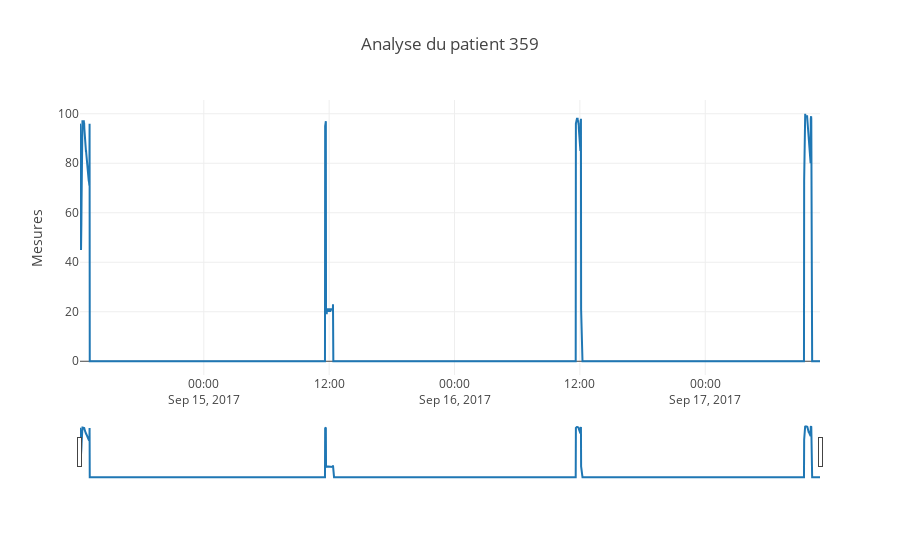

Notebook source saved alongside this figure:
### Code cell
plot_dynamic_features(df, 359, ['FiO2'])

### Figure 1 — Plotly figure (JSON) as saved in the notebook; plotly's stock layout.template omitted (floating-point values rounded to 4 significant figures; data arrays with more than 128 entries replaced by an {"elided": "..."} marker saying what was removed)
{"data": [{"name": "FiO2", "type": "scatter", "uid": "3e366814-fd5b-42e1-8405-6ba06bea8c5d", "x": {"elided": "527 str values"}, "y": {"elided": "527 int values"}, "yaxis": "y"}], "layout": {"title": "Analyse du patient 359", "xaxis": {"rangeslider": {"visible": true}, "type": "date"}, "yaxis": {"title": "Mesures"}}}
